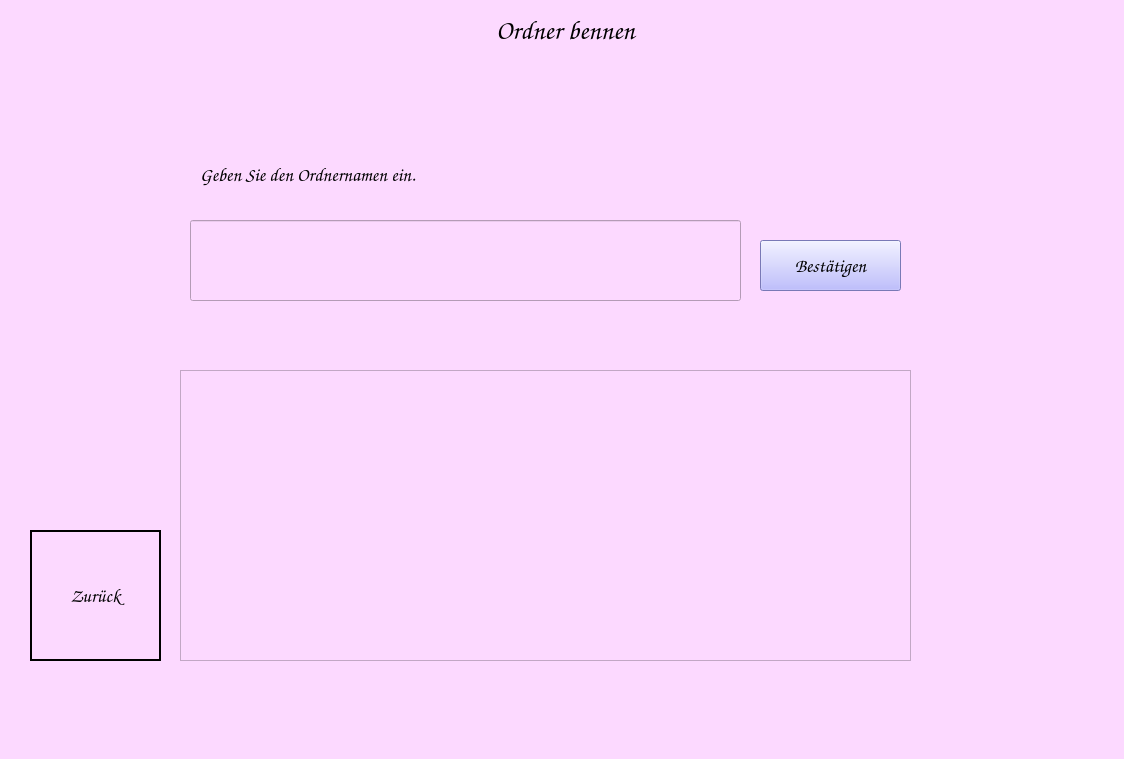
<?xml version="1.0" encoding="UTF-8"?>
<ui version="4.0">
 <class>WindowAddVocabulariesNameFolder</class>
 <widget class="QMainWindow" name="WindowAddVocabulariesNameFolder">
  <property name="geometry">
   <rect>
    <x>0</x>
    <y>0</y>
    <width>1124</width>
    <height>759</height>
   </rect>
  </property>
  <property name="windowTitle">
   <string>Vokabeltrainer</string>
  </property>
  <property name="styleSheet">
   <string notr="true">background-color: rgb(252, 217, 255);</string>
  </property>
  <widget class="QWidget" name="centralwidget">
   <widget class="QLabel" name="label">
    <property name="geometry">
     <rect>
      <x>240</x>
      <y>10</y>
      <width>651</width>
      <height>41</height>
     </rect>
    </property>
    <property name="font">
     <font>
      <family>Comic Sans MS</family>
      <pointsize>20</pointsize>
      <bold>true</bold>
     </font>
    </property>
    <property name="layoutDirection">
     <enum>Qt::LayoutDirection::LeftToRight</enum>
    </property>
    <property name="text">
     <string>Ordner bennen</string>
    </property>
    <property name="alignment">
     <set>Qt::AlignmentFlag::AlignCenter</set>
    </property>
   </widget>
   <widget class="QListWidget" name="listWidget">
    <property name="geometry">
     <rect>
      <x>180</x>
      <y>370</y>
      <width>731</width>
      <height>291</height>
     </rect>
    </property>
    <property name="font">
     <font>
      <family>Comic Sans MS</family>
      <pointsize>20</pointsize>
      <bold>true</bold>
     </font>
    </property>
   </widget>
   <widget class="QLabel" name="label_2">
    <property name="geometry">
     <rect>
      <x>30</x>
      <y>530</y>
      <width>131</width>
      <height>131</height>
     </rect>
    </property>
    <property name="text">
     <string/>
    </property>
    <property name="pixmap">
     <pixmap>../pictures/horse_back.png</pixmap>
    </property>
    <property name="scaledContents">
     <bool>true</bool>
    </property>
   </widget>
   <widget class="QPushButton" name="pb_back">
    <property name="geometry">
     <rect>
      <x>30</x>
      <y>530</y>
      <width>131</width>
      <height>131</height>
     </rect>
    </property>
    <property name="font">
     <font>
      <family>Comic Sans MS</family>
      <pointsize>14</pointsize>
      <bold>true</bold>
     </font>
    </property>
    <property name="styleSheet">
     <string notr="true">background-color: transparent;
border-color: rgb(0, 0, 0);
border: 2px solid black;</string>
    </property>
    <property name="text">
     <string>Zurück</string>
    </property>
   </widget>
   <widget class="QPushButton" name="pb_confirm">
    <property name="geometry">
     <rect>
      <x>760</x>
      <y>240</y>
      <width>141</width>
      <height>51</height>
     </rect>
    </property>
    <property name="font">
     <font>
      <family>Comic Sans MS</family>
      <pointsize>14</pointsize>
      <bold>true</bold>
     </font>
    </property>
    <property name="styleSheet">
     <string notr="true">background-color: rgb(170, 170, 255);</string>
    </property>
    <property name="text">
     <string>Bestätigen</string>
    </property>
    <property name="shortcut">
     <string>Return</string>
    </property>
   </widget>
   <widget class="QLineEdit" name="l_folder">
    <property name="geometry">
     <rect>
      <x>190</x>
      <y>220</y>
      <width>551</width>
      <height>81</height>
     </rect>
    </property>
    <property name="font">
     <font>
      <family>Comic Sans MS</family>
      <pointsize>14</pointsize>
      <bold>true</bold>
     </font>
    </property>
    <property name="alignment">
     <set>Qt::AlignmentFlag::AlignCenter</set>
    </property>
   </widget>
   <widget class="QLabel" name="label_3">
    <property name="geometry">
     <rect>
      <x>200</x>
      <y>149</y>
      <width>531</width>
      <height>51</height>
     </rect>
    </property>
    <property name="font">
     <font>
      <family>Comic Sans MS</family>
      <pointsize>14</pointsize>
      <bold>true</bold>
     </font>
    </property>
    <property name="text">
     <string>Geben Sie den Ordnernamen ein.</string>
    </property>
   </widget>
  </widget>
  <widget class="QMenuBar" name="menubar">
   <property name="geometry">
    <rect>
     <x>0</x>
     <y>0</y>
     <width>1124</width>
     <height>23</height>
    </rect>
   </property>
  </widget>
  <widget class="QStatusBar" name="statusbar"/>
 </widget>
 <resources/>
 <connections/>
</ui>
